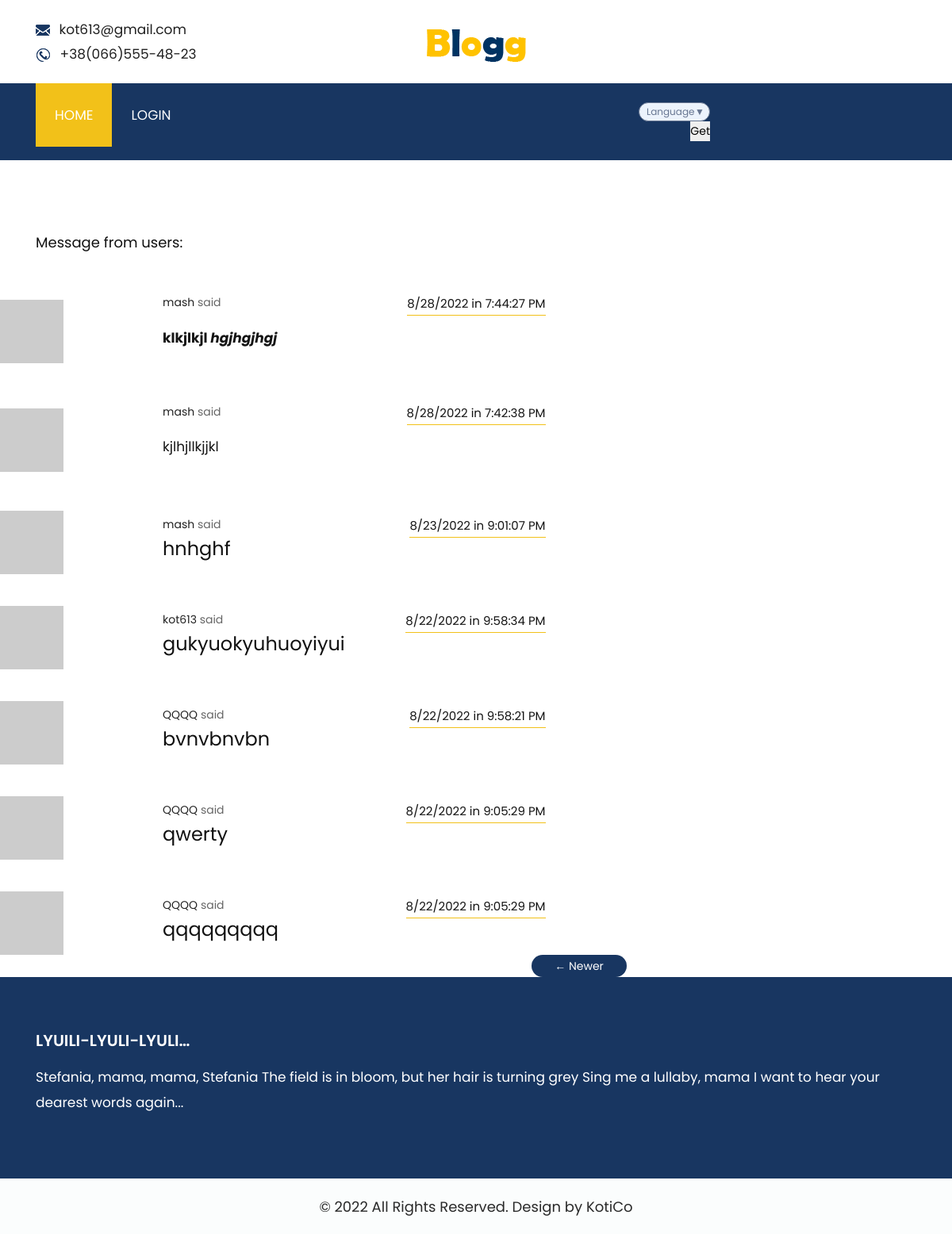
/explore?page=2, run on the app's committed database.
### app/models.py (models this page shows, shortened)
class Post(db.Model):
    id = db.Column(db.Integer, primary_key=True)
    body = db.Column(db.String(140))
    timestamp = db.Column(db.DateTime, index=True, default=datetime.utcnow)
    user_id = db.Column(db.Integer, db.ForeignKey('user.id'))

class User(UserMixin, db.Model):
    id = db.Column(db.Integer, primary_key=True)
    username = db.Column(db.String(64), index=True, unique=True)
    email = db.Column(db.String(120), index=True, unique=True)
    password_hash = db.Column(db.String(128))
    about_me = db.Column(db.String(255))
    last_seen = db.Column(db.DateTime, default=datetime.utcnow)
    posts = db.relationship('Post', backref='author', lazy='dynamic')
    followed = db.relationship(
        'User', secondary=followers,
        primaryjoin=(followers.c.follower_id == id),
        secondaryjoin=(followers.c.followed_id == id),
        backref=db.backref('followers', lazy='dynamic'), lazy='dynamic')
    def avatar(self, size):
        digest = md5(self.email.lower().encode('utf-8')).hexdigest()
        return f'https://www.gravatar.com/avatar/{digest}?d=identicon&s={size}'

### app/main/routes.py (the view)
@bp.route('/explore')
def explore():
    page = request.args.get('page', 1, type=int)
    posts = Post.query.order_by(Post.timestamp.desc()).paginate(page, 10, False)
    next_url = url_for('main.explore', page=posts.next_num) if posts.has_next else None
    prev_url = url_for('main.explore', page=posts.prev_num) if posts.has_prev else None
    return render_template('index.html', title=_('Explore'), posts=posts.items, next_url=next_url, prev_url=prev_url)

### app/main/routes.py (called while the page is built)
@bp.before_request
def before_request():
    if current_user.is_authenticated:
        current_user.last_seen = datetime.utcnow()
        db.session.commit()

### app/templates/index.html (shortened to what this page needs)
{% extends "base.html" %}
{% import 'bootstrap/wtf.html' as wtf %}
{% block app_content %}
{% if current_user.is_authenticated %}
<div class="row">
    <div class="col-md-12">
        <div class="titlepage">
            <h2>{{ _('Hi, ') }}
                <span class="blodark">{{ current_user.username }}</span>!</h2>
{% else %}
            <h2>{{ _('Message from users:') }}</h2>
        </div>
    </div>
{% endif %}
{% for post in posts %}
{% include '_post.html' %}
{% endfor %}
{% include '_pagination.html' %}
{% endblock %}

### app/templates/_post.html
<div class="row">
    <div class="col-md-12 margin_top40">
        <div class="row d_flex">
            <div class="col-md-2">
                <div class="news_img">
                        <a href="{{ url_for('main.user', username=post.author.username) }}">
                            <img src="{{ post.author.avatar(120) }}"/>
                        </a>
                </div>
            </div>
            <div class="col-md-5">
                <div class="news_text">
                    <a href="{{ url_for('main.user', username=post.author.username) }}">
                        {{ post.author.username }}
                    </a>{{ _('said') }}
                    <div class="date_like">
                              <span>{{ moment(post.timestamp).format('l') }} {{ _('in ') }} {{ moment(post.timestamp).format('LTS') }}</span>
                    </div>
                    <h1>{{ _(post.body) }}</h1>
                </div>
            </div>
        </div>
    </div>
</div>

### app/static/css/style.css (style rules this page uses)
* { box-sizing: border-box !important; }
html { scroll-behavior: smooth; }
body { color: #666666; font-size: 14px; font-family: 'Poppins', sans-serif; line-height: 1.80857; font-weight: normal; }
a { color: #1f1f1f; text-decoration: none !important; outline: none !important; -webkit-transition: all .3s ease-in-out; -moz-transition: all .3s ease-in-out; -ms-transition: all .3s ease-in-out; -o-transition: all .3s ease-in-out; transition: all .3s ease-in-out; }
h1, h2, h3, h4, h5, h6 { letter-spacing: 0; font-weight: normal; position: relative; padding: 0 0 10px 0; line-height: normal; color: #111111; margin: 0 }
h1 { font-size: 24px; }
h2 { font-size: 18px; }
*, *::after, *::before { -webkit-box-sizing: border-box; -moz-box-sizing: border-box; box-sizing: border-box; }
p { margin: 0; font-weight: 500; font-size: 15px; line-height: 24px; }
a { color: #222222; text-decoration: none; outline: none !important; }
a, .btn { text-decoration: none !important; outline: none !important; -webkit-transition: all .3s ease-in-out; -moz-transition: all .3s ease-in-out; -ms-transition: all .3s ease-in-out; -o-transition: all .3s ease-in-out; transition: all .3s ease-in-out; }
img { max-width: 100%; height: auto; }
.d_flex { display: flex; align-items: center; flex-wrap: wrap; }
.margin_top40 { margin-top: 40px; }
.news_text span { border-bottom: #f2c119 solid 1px; padding-bottom: 4px; color: #141414; font-size: 15px; }
.date_like { float: right; }
.news_text p { color: #141414; font-size: 17px; line-height: 32px; font-weight: 400; padding-top: 15px; padding-bottom: 15px; }

### app/static/css/icomoon.css (style rules this page uses)
body { background: #fff; }

### data on the page
Post: author.username "mash", timestamp "8/28/2022", timestamp "7:44:27 PM"
Post: author.username "mash", timestamp "8/28/2022", timestamp "7:42:38 PM"
Post: author.username "mash", timestamp "8/23/2022", timestamp "9:01:07 PM"
Post: author.username "kot613", timestamp "8/22/2022", timestamp "9:58:34 PM"
Post: author.username "QQQQ", timestamp "8/22/2022", timestamp "9:58:21 PM"
Post: author.username "QQQQ", timestamp "8/22/2022", timestamp "9:05:29 PM"
Post: author.username "QQQQ", timestamp "8/22/2022", timestamp "9:05:29 PM"

### other printed values
{{ moment().format('YYYY') }} "2022"
